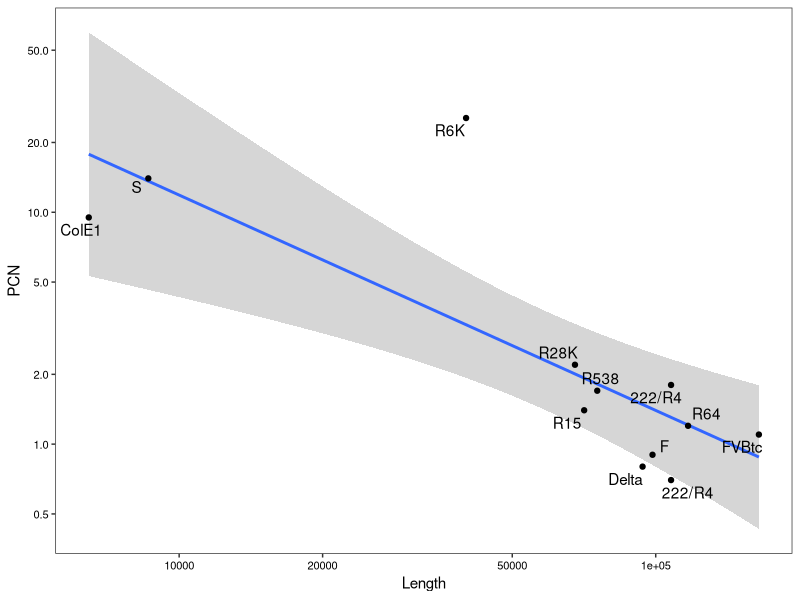

Recreate this plot in R.
# Analyse Clowes (1972) Table 8 on PCN and size
library(ggplot2)
library(scales)
clowes = read.csv('data/Clowes-1972.csv', header=T)

base_breaks <- function(n = 10){
  function(x) {
    axisTicks(log10(range(x, na.rm = TRUE)), log = TRUE, n = n)
  }
}

p.clowes = ggplot(clowes, aes(Length, PCN))+
  stat_smooth(method="lm")+
  geom_point()+
  ggrepel::geom_text_repel(aes(label=Plasmid))+
  scale_y_continuous(trans = log_trans(), breaks = base_breaks(5)) +
  scale_x_continuous(trans = log_trans(), breaks = base_breaks(), labels=prettyNum) +
  theme_bw()+
  theme(panel.grid=element_blank())+
  theme(axis.text=element_text(colour="black", size=8))
pdf('figures/Figure-1-Clowes.pdf', width=4, height=4)
p.clowes
dev.off()

summary(lm(log10(PCN)~log10(Length), data=clowes))
